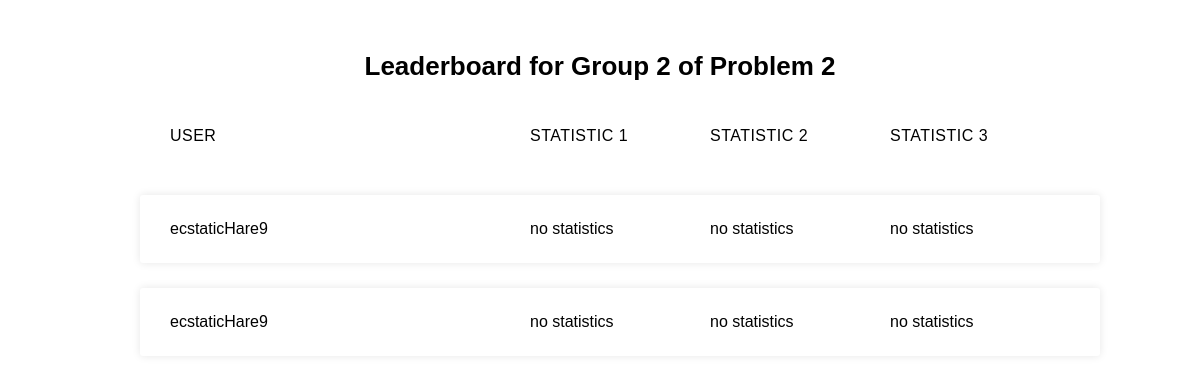
The page /challenge/submissions/Contains_Substring/Factor_2/ on the database its author committed.
### challenge/models.py (models this page shows, shortened)
class FactorSubmission(models.Model):
    """factor of a specific challenge"""
    verbose_name = "Factor Submission"
    id = models.UUIDField(primary_key=True, default=uuid.uuid4,
                          help_text='Unique ID for this submission')
    submission = models.ForeignKey('Submission', on_delete=models.RESTRICT,
                                   null=True)
    challenge_tag = models.ForeignKey('ChallengeTag',
                                      on_delete=models.RESTRICT,
                                      null=True)
    factor_tag = models.ForeignKey('FactorTag', on_delete=models.RESTRICT,
                                   null=True)
    time = models.CharField(max_length=10, null=True)
    response1 = models.CharField(max_length=2000, null=True)
    response2 = models.CharField(max_length=2000, null=True)

class Submission(models.Model):
    """factor submissions"""
    verbose_name = "Submission"
    id = models.UUIDField(primary_key=True, default=uuid.uuid4,
                          help_text='Unique ID for this submission')
    which_submission = models.IntegerField()
    user = models.ForeignKey('User', on_delete=models.RESTRICT,
                             null=True)

class User(models.Model):
    """submissions"""
    experience_level = models.CharField(max_length=100)
    char_name = models.CharField(max_length=20, null=True)
    id = models.UUIDField(primary_key=True, default=uuid.uuid4,
                          help_text='Unique ID for this user')
    def __str__(self):
        """of type Model"""
        return f"{self.char_name}"

### challenge/views.py (the view)
def leaderboard(request, challenge_tag, factor_tag):
    submissions_requested = FactorSubmission.objects.filter(challenge_tag__tag__exact=challenge_tag).filter(factor_tag__tag__exact=factor_tag)
    challenge_tag_to_display = {"H_Index": "Problem 1",
                                "Contains_Substring": "Problem 2",
                                "Contains_Loop": "Problem 3"}
    factor_tag_to_display = {"Factor_1": "Group 1",
                             "Factor_2": "Group 2",
                             "Factor_3": "Group 3",
                             "Factor_4": "Group 4"}
    challenge_display = challenge_tag_to_display.get(challenge_tag,
                                                     challenge_tag)
    factor_display = factor_tag_to_display.get(factor_tag,
                                               factor_tag)
    return render(request,
                  'leaderboard.html',
                  context={'submissions':submissions_requested,
                           'challenge':challenge_display,
                           'factor':factor_display})

### challenge/templates/leaderboard.html
{% extends 'challenge_generic.html' %}
{% block head %}
  {% load static %}
  <link rel="stylesheet" href="{% static 'css/styles_leaderboard.css' %}">
{% endblock %}
{% block content %}
{% if submissions %}
<div class="container">
  <h2><br>Leaderboard for {{factor}} of {{challenge}}</h2>
  <ul class="responsive-table">
    <li class="table-header">
      <div class="col col-1">User</div>
      <div class="col col-2">statistic 1</div>
      <div class="col col-3">statistic 2</div>
      <div class="col col-4">statistic 3</div>
    </li>
    {% for submission in submissions %}
    <li class="table-row">
      <div class="col col-1" data-label="Job Id">{{submission.submission.user}}</div>
      <div class="col col-2" data-label="Customer Name">no statistics</div>
      <div class="col col-3" data-label="Amount">no statistics</div>
      <div class="col col-4" data-label="Payment Status">no statistics</div>
    </li>
    {% endfor %}
  </ul>
</div>
{% else %}
<div class="center_text">
<br><br><br><br><br><br>
<p>There are no submissions yet</p>
</div>
{% endif %}
{% endblock %}

### challenge/static/css/styles_leaderboard.css (style rules this page uses)
body { font-family: Arial, Helvetica, sans-serif; }
.container { max-width: 1000px; margin-left: auto; margin-right: auto; padding-left: 10px; padding-right: 10px; }
h2 { font-size: 26px; margin: 20px 0; text-align: center; }
.responsive-table li { border-radius: 3px; padding: 25px 30px; display: flex; justify-content: space-between; margin-bottom: 25px; }
.responsive-table .table-header { text-transform: uppercase; letter-spacing: 0.03em; }
.responsive-table .table-row { background-color: #ffffff; box-shadow: 0px 0px 9px 0px rgba(0, 0, 0, 0.1); }
.responsive-table .col-1 { flex-basis: 40%; }
.responsive-table .col-2 { flex-basis: 20%; }
.responsive-table .col-3 { flex-basis: 20%; }
.responsive-table .col-4 { flex-basis: 20%; }

### challenge/templates/challenge_generic.html (style rules this page uses)
.fill { height: 100vh; width: 100vw; }
.fill_parent { height: 100%; width: 100%; margin: 0; }

### rows shown on the page
FactorSubmission: submission.user "ecstaticHare9"
FactorSubmission: submission.user "ecstaticHare9"

### other values the page prints
{{ factor }} "Group 2"
{{ challenge }} "Problem 2"
